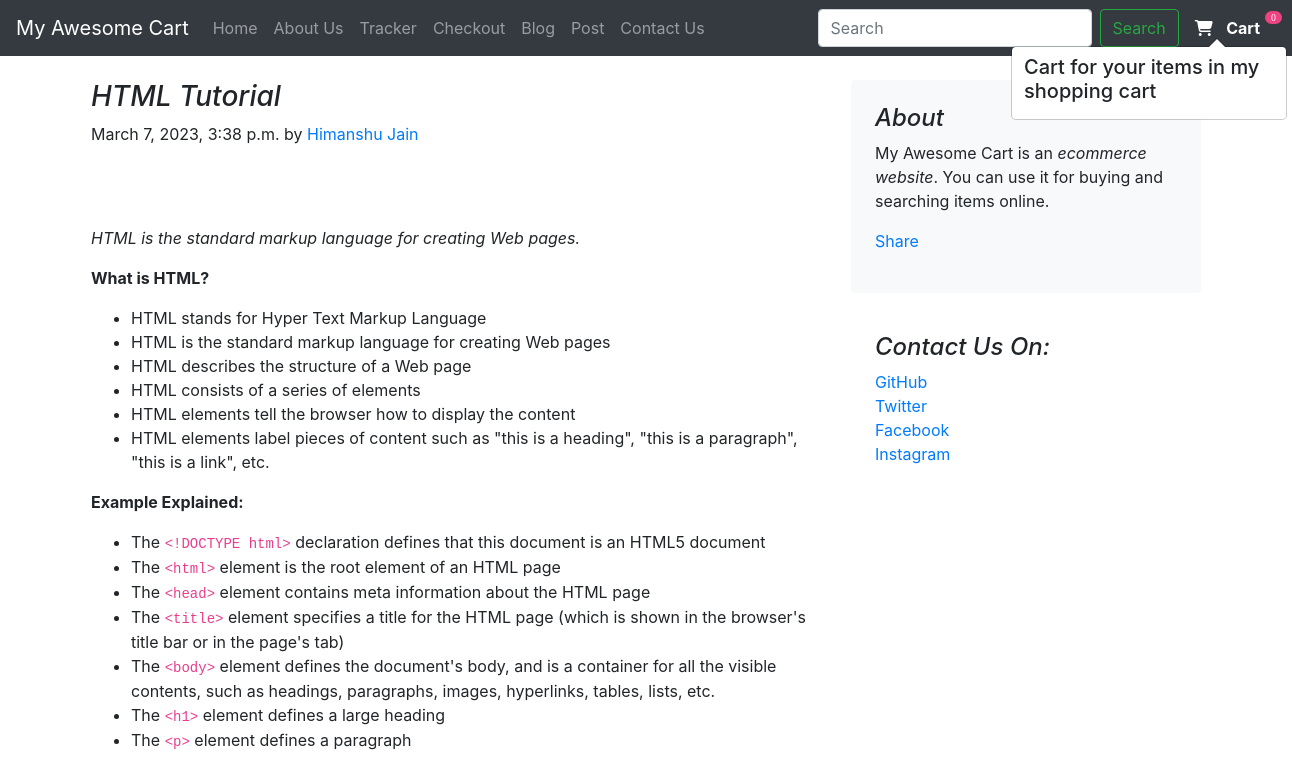
Screenshot of /blog/blogpost/18 with the database file from the repository.
### blog/models.py (models this page shows)
class BlogPost(models.Model):
    post_id=models.AutoField(primary_key=True)
    title=models.CharField(max_length=300,default="")
    content=models.CharField(max_length=5000,default="")
    author=models.CharField(max_length=50,default="")
    heading=models.CharField(max_length=130,default="")
    pub_date= models.DateTimeField(default=now)
    thumbnail=models.ImageField(upload_to='blog/images',default="")
    def __str__(self):
        return self.title + ' by ' + self.author

### blog/views.py (the view)
# urls.py: path('blogpost/<int:id>',views.blogpost,name="blogPost")
def blogpost(request,id):
    post=BlogPost.objects.filter(post_id=id)[0]
    print("POSTS: ",post)
    return render(request,"blog/blogpost.html",{'post':post})

### blog/templates/blog/blogpost.html (shortened to what this page needs)
{%extends 'blog/basic.html'%}
{%block body%}
<div class="container">
    <div class="row mt-4">
        <div class="col-md-8 blog-main">
            <h3 class="font-italic">
                {{post.title}}
            </h3>
            <p class="blog-post-meta">{{post.pub_date}} by <a href="#">{{post.author}}</a></p>
            <div class="fb-like" data-href="http://127.0.0.1:8000/blog/blogpost/{{post.post_id}}" data-layout="standard" data-action="like" data-size="large" data-show-faces="false" data-share="true"></div><br><br>
            <div class="blog-post">
                 <p>{{post.content|safe}}</p>
            </div>
        </div>
        <aside class="col-md-4 blog-sidebar">
            <div class="p-4 mb-3 bg-light rounded">
                <h4 class="font-italic">About</h4>
                <p class="mb-0">My Awesome Cart is an <em>ecommerce website</em>. You can use it for buying and searching items online. </p>
                <div class="my-3 fb-share-button" data-href="http://127.0.0.1:8000/blog/blogpost/{{post.post_id}}" data-layout="button_count" data-size="large"><a target="_blank" href="https://www.facebook.com/sharer/sharer.php?u=http%3A%2F%2F127.0.0.1%3A8000%2Fblog%2Fblogpost%2F4&src=sdkpreparse" class="fb-xfbml-parse-ignore">Share</a></div>
            </div>
            <div class="p-4">
                <h4 class="font-italic">Contact Us On: </h4>
                <ol class="list-unstyled">
                    <li><a href="#">GitHub</a></li>
                    <li><a href="#">Twitter</a></li>
                    <li><a href="#">Facebook</a></li>
                    <li><a href="#">Instagram</a></li>
                </ol>
            </div>
        </aside>
    </div>
</div>
{%endblock%}

### rows the page displays
BlogPost: title "HTML Tutorial", pub_date "March 7, 2023, 3:38 p.m.", author "Himanshu Jain", content "HTML is the standard markup language for creating Web pages. What is HTML? HTML stands for Hyper Text Markup Language HTML is the standard markup language for creating Web pages HTML describes the structure of a Web page HTML consists of a series of elements HTML elements tell the browser how to display the content HTML elements label pieces of content such as \"this is a heading\", \"this is a paragraph\", \"this is a link\", etc. Example Explained: The <!DOCTYPE html> declaration defines that this document is an HTML5 document The <html> element is the root element of an HTML page The <head> element contains meta information about the HTML page The <title> element specifies a title for the HTML…"
